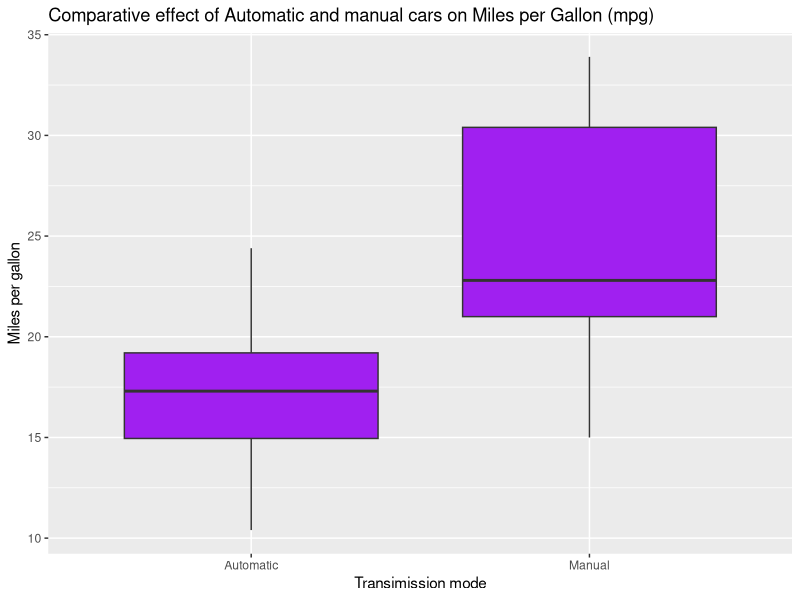
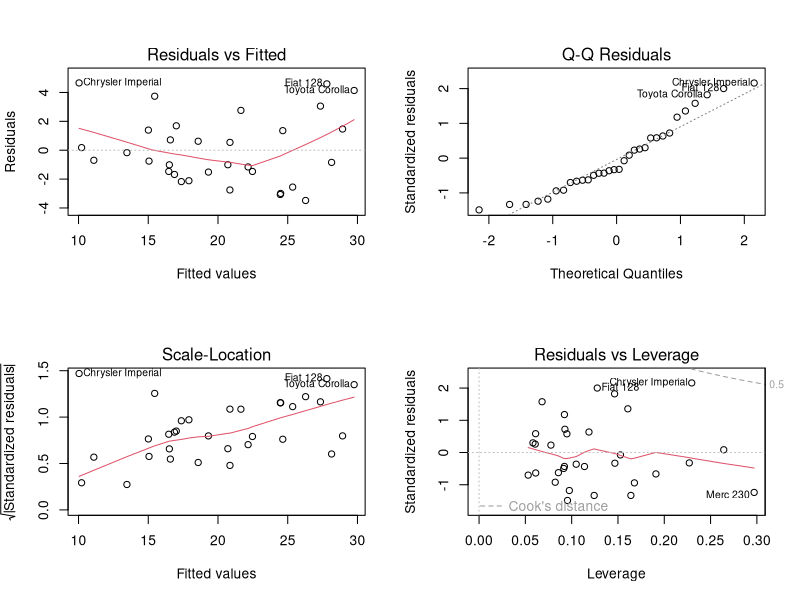

Source code (R) for these figures, in order:
## ---- chunk 1
library(datasets)
library(ggplot2)
data("mtcars")
dim(mtcars)
str(mtcars)
summary(mtcars)
head(mtcars)
## ---- chunk 2
mtcars$am<-as.factor(mtcars$am)
levels(mtcars$am)<-c("Automatic", "Manual")
## ---- chunk 3
class(mtcars$am)
head(mtcars)
## ---- chunk 4
t.test(mtcars$mpg~mtcars$am)
## ---- chunk 5
model1<-lm(mpg~am,mtcars)
summary(model1)
## ---- chunk 6
model2<-lm(mpg~., mtcars)
summary(model2)
## ---- chunk 7
bestModl<-step(model2, trace = 0)
summary(bestModl)
## ---- chunk 8
g<-ggplot(mtcars, aes(x=am, y=mpg))+geom_boxplot(outlier.colour = "black", outlier.shape = 2, fill="purple")
g<-g + labs(title = "Comparative effect of Automatic and manual cars on Miles per Gallon (mpg)", x="Transimission mode", y="Miles per gallon")
g
## ---- chunk 9
par(mfrow=c(2,2)) 
plot(bestModl)
